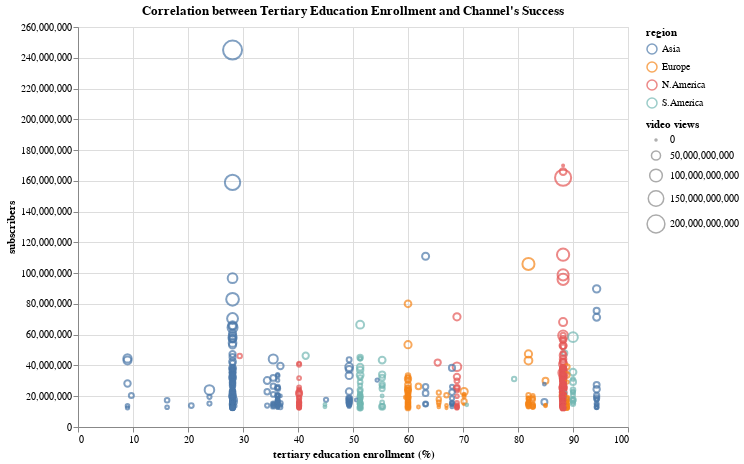

Notebook code cell kept with this figure:
### Code cell
chart5 = alt.Chart(clean_df).mark_point().encode(
    alt.X('tertiary_education_enrollment', title = 'tertiary education enrollment (%)'),
    alt.Y('subscribers', title = 'subscribers'),
   alt.Size('video_views', title = 'video views'), 
    alt.Color('region'),
    alt.Tooltip(['youtuber','region','subscribers'])
).properties(title = "Correlation between Tertiary Education Enrollment and Channel's Success",
            height=400, width=550)
chart5

### Figure 1 — Vega-Lite specification as saved in the notebook (floating-point values rounded to 4 significant figures; data arrays with more than 128 entries replaced by an {"elided": "..."} marker saying what was removed)
{"config": {"view": {"continuousWidth": 300, "continuousHeight": 300}}, "data": {"name": "data-516c0525922089fbb10555862c79f150"}, "mark": {"type": "point"}, "encoding": {"color": {"field": "region", "type": "nominal"}, "size": {"field": "video_views", "title": "video views", "type": "quantitative"}, "tooltip": [{"field": "youtuber", "type": "nominal"}, {"field": "region", "type": "nominal"}, {"field": "subscribers", "type": "quantitative"}], "x": {"field": "tertiary_education_enrollment", "title": "tertiary education enrollment (%)", "type": "quantitative"}, "y": {"field": "subscribers", "title": "subscribers", "type": "quantitative"}}, "height": 400, "title": "Correlation between Tertiary Education Enrollment and Channel's Success", "width": 550, "$schema": "https://vega.github.io/schema/vega-lite/v5.8.0.json", "datasets": {"data-516c0525922089fbb10555862c79f150": {"elided": "817 records"}}}
